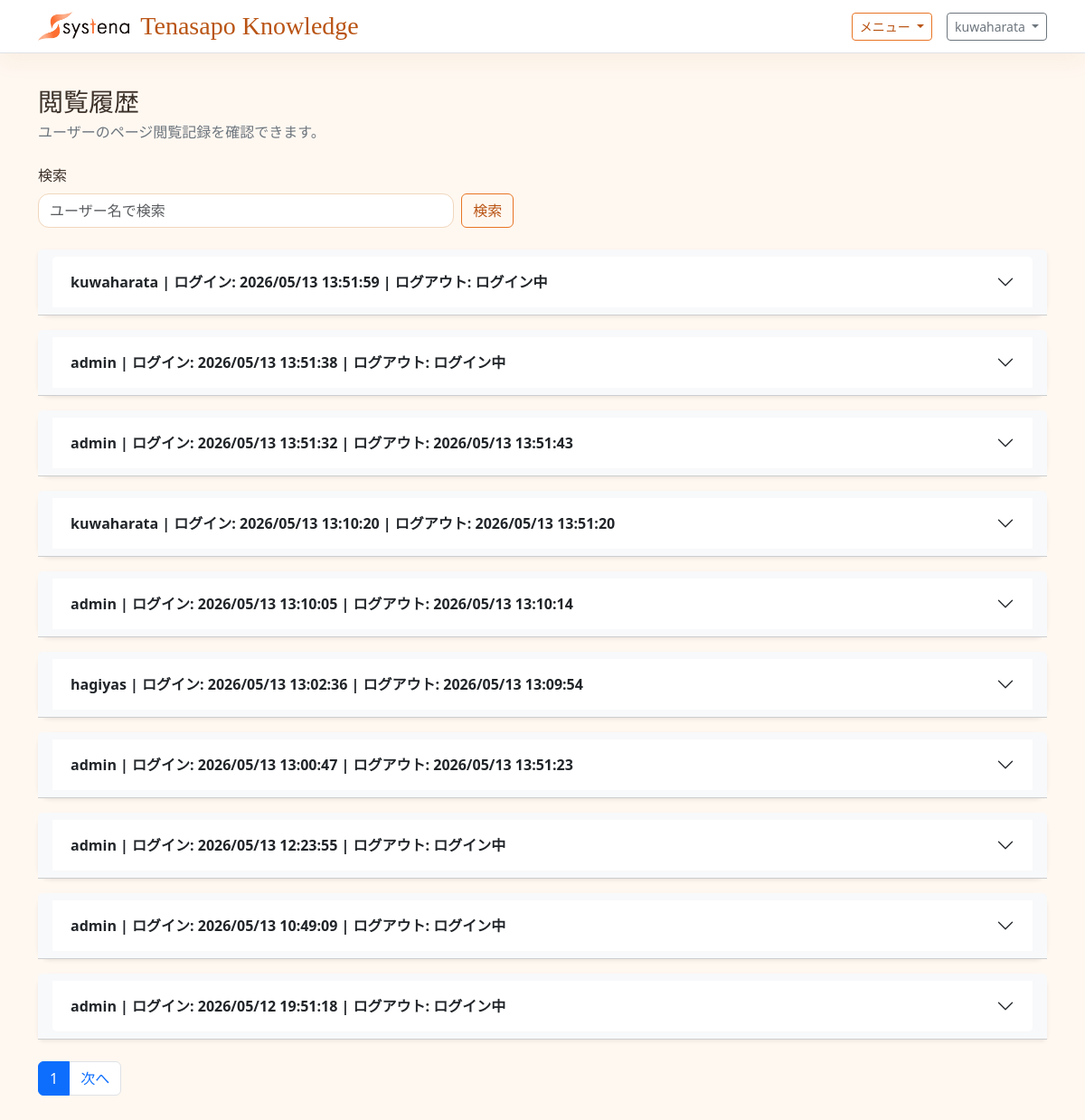
The app's page /histories/views/ (signed in), older data.
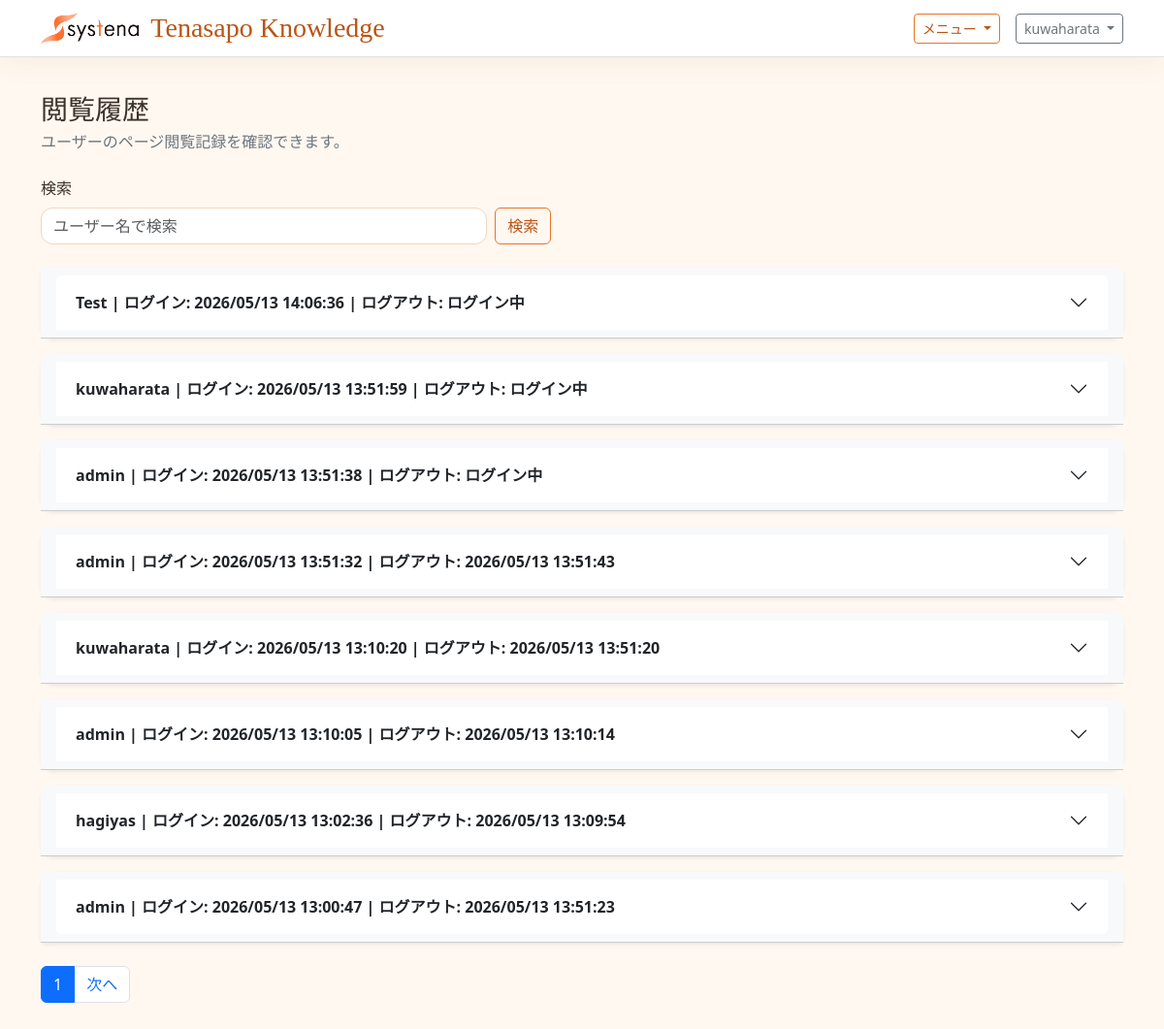
The same page, newer data.
### tenasapo_knowledge/models.py (models this page shows, shortened)
class LoginHistory(models.Model):
    user = models.ForeignKey(
        settings.AUTH_USER_MODEL,
        on_delete=models.SET_NULL,
        null=True,
        blank=True,
        related_name='login_histories',
        verbose_name='ユーザー',
    )
    username = models.CharField('ユーザー名', max_length=150)
    ip_address = models.CharField('IPアドレス', max_length=64, blank=True)
    user_agent = models.TextField('User-Agent', blank=True)
    logged_in_at = models.DateTimeField('ログイン日時', auto_now_add=True)
    logged_out_at = models.DateTimeField('ログアウト日時', null=True, blank=True)
    class Meta:
        verbose_name = 'ログイン履歴'
        verbose_name_plural = 'ログイン履歴'
        ordering = ['-logged_in_at']

### tenasapo_knowledge/views.py (the view)
# urls.py: path('histories/views/', ViewHistoryListView.as_view(), name='view_history_list'),
class ViewHistoryListView(StaffRequiredMixin, ListView):
    template_name = 'tenasapo_knowledge/view_history_list.html'
    context_object_name = 'view_histories'
    paginate_by = 50
    def get_queryset(self):
        queryset = ViewHistory.objects.select_related('user', 'login_history')
        query = self.request.GET.get('q', '').strip()
        if query:
            queryset = queryset.filter(username__icontains=query)
        return queryset.order_by('-login_history__logged_in_at', 'viewed_at')
    def get_context_data(self, **kwargs):
        context = super().get_context_data(**kwargs)
        context['query'] = self.request.GET.get('q', '')
        grouped_histories = {}
        for history in context['view_histories']:
            login_history = history.login_history
            if not login_history:
                continue
            session_key = f'session-{login_history.id}'
            if session_key not in grouped_histories:
                grouped_histories[session_key] = {
                    'session': login_history,
                    'items': [],
                }
            grouped_histories[session_key]['items'].append(history)
        context['grouped_view_histories'] = list(grouped_histories.values())
        return context

### tenasapo_knowledge/views.py (called while the page is built)
    def test_func(self):
        user = self.request.user
        return user.is_authenticated and (user.is_staff or user.is_superuser)

### tenasapo_knowledge/templates/tenasapo_knowledge/view_history_list.html (shortened to what this page needs)
{% extends "base.html" %}
{% block content %}
<div class="d-flex flex-column flex-md-row justify-content-between align-items-md-center gap-3 mb-4">
    <div>
        <h1 class="h3 mb-1">閲覧履歴</h1>
        <p class="text-secondary mb-0">ユーザーのページ閲覧記録を確認できます。</p>
    </div>
</div>
<form class="row gy-2 gx-2 align-items-end mb-4" method="get">
    <div class="col-12 col-md-5">
        <label class="form-label" for="q">検索</label>
        <input class="form-control" id="q" type="search" name="q" value="{{ query }}" placeholder="ユーザー名で検索">
    </div>
    <div class="col-12 col-md-auto">
        <button class="btn btn-outline-primary" type="submit">検索</button>
    </div>
</form>
{% if grouped_view_histories %}
    <div class="accordion d-grid gap-3" id="sessionAccordion">
        {% for group in grouped_view_histories %}
            <section class="card shadow-sm accordion-item border-0">
                <div class="card-header bg-light accordion-header" id="sessionHeading{{ forloop.counter }}">
                    <button
                        class="accordion-button collapsed fw-semibold"
                        type="button"
                        data-bs-toggle="collapse"
                        data-bs-target="#sessionBody{{ forloop.counter }}"
                        aria-expanded="false"
                        aria-controls="sessionBody{{ forloop.counter }}"
                    >
                        {% if group.session %}
                            {{ group.session.username }}
                            | ログイン: {{ group.session.logged_in_at|date:"Y/m/d H:i:s" }}
                            | ログアウト:
                            {% if group.session.logged_out_at %}
                                {{ group.session.logged_out_at|date:"Y/m/d H:i:s" }}
                            {% else %}
                                ログイン中
                            {% endif %}
                        {% else %}
                            セッション情報なし
                        {% endif %}
                    </button>
                </div>
            </section>
        {% endfor %}
    </div>
{% else %}
    <div class="card shadow-sm">
        <div class="card-body text-center text-secondary py-4">閲覧履歴がありません。</div>
    </div>
{% endif %}
{% if is_paginated %}
    <nav class="mt-4" aria-label="ページネーション">
        <ul class="pagination">
            <li class="page-item active" aria-current="page">
                <span class="page-link">{{ page_obj.number }}</span>
            </li>
            {% if page_obj.has_next %}
                <li class="page-item">
                    <a class="page-link" href="?page={{ page_obj.next_page_number }}&q={{ query|urlencode }}">次へ</a>
                </li>
            {% endif %}
        </ul>
    </nav>
{% endif %}
{% endblock %}

Row changes from the older to the newer data that the page shows:
no longer on this page (row unchanged): LoginHistory: session.username "admin", session.logged_in_at "2026/05/13 12:23:55", shows "ログイン中"
no longer on this page (row unchanged): LoginHistory: session.username "admin", session.logged_in_at "2026/05/13 10:49:09", shows "ログイン中"
no longer on this page (row unchanged): LoginHistory: session.username "admin", session.logged_in_at "2026/05/12 19:51:18", shows "ログイン中"
added LoginHistory: session.username "Test", session.logged_in_at "2026/05/13 14:06:36", shows "ログイン中"
